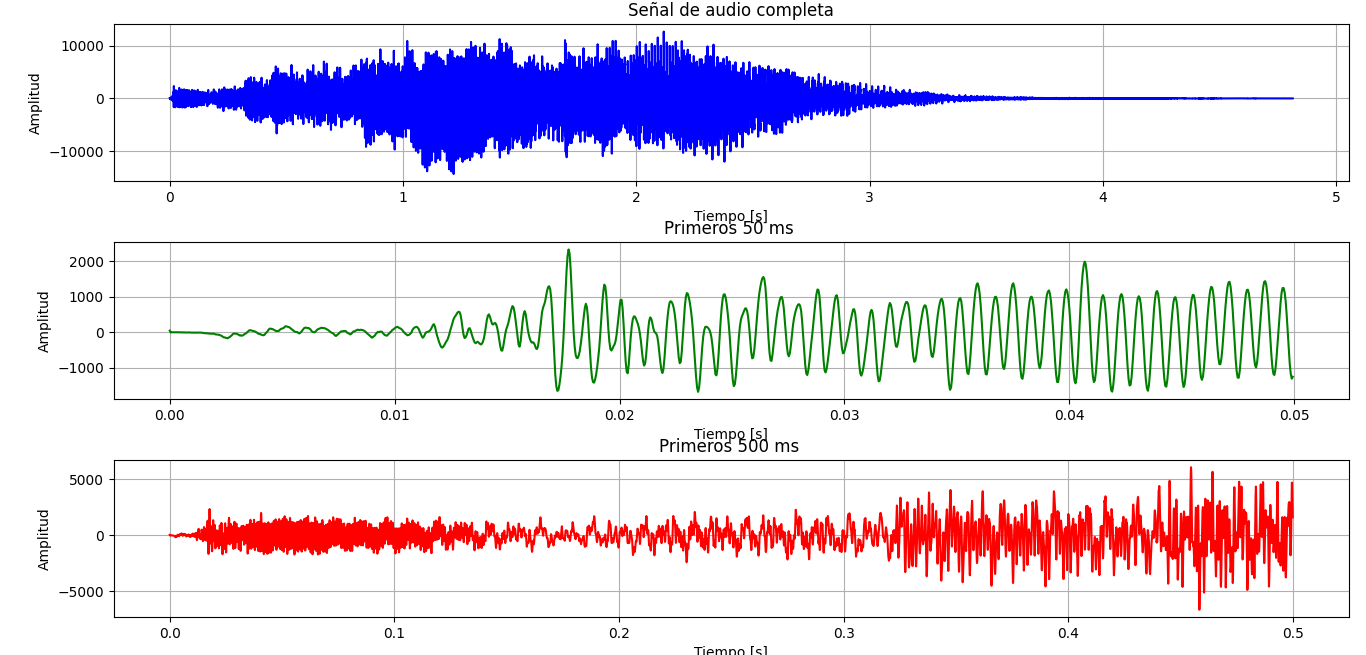

Write the Python code that produced this figure.
import numpy as np
import matplotlib.pyplot as plt
from scipy.io import wavfile

def analizar_y_graficar_audio(ruta_archivo):
    # 1. Leer el archivo
    # fs es la frecuencia de muestreo (sample rate)
    # data contiene las muestras del audio
    fs, data = wavfile.read(ruta_archivo)

    # 2. Obtener la frecuencia de muestreo
    print(f"--- Análisis de: {ruta_archivo} ---")
    print(f"2. Frecuencia de muestreo: {fs} Hz")

    # Determinar si es Mono o Estéreo
    if len(data.shape) == 1:
        canales = 1
        print("El audio es Mono (1 canal).")
    else:
        canales = data.shape[1]
        print(f"El audio es Estéreo ({canales} canales).")

    # 3. Obtener la cantidad total de muestras
    muestras_totales = data.shape[0]
    print(f"3. Cantidad total de muestras: {muestras_totales}")

    # 4. Calcular la duración del audio (Duración = Muestras / Frecuencia de muestreo)
    duracion = muestras_totales / fs
    print(f"4. Duración del audio: {duracion:.3f} segundos")

    # Crear el vector de tiempo en segundos para el eje X
    tiempo = np.linspace(0., duracion, muestras_totales)

    # Configurar los gráficos (creamos una figura con 3 subgráficos)
    # Si es estéreo, graficaremos solo el canal izquierdo (canal 0) para simplificar la vista, 
    # pero mostraremos ambos en el primer gráfico si lo deseas.
    
    # Para manejar estéreo en los gráficos de forma sencilla:
    if canales == 2:
        # Extraemos el canal 1 (izquierdo) y el canal 2 (derecho)
        canal_izq = data[:, 0]
        canal_der = data[:, 1]
        señal_a_graficar = canal_izq # Usaremos el izquierdo para los recortes
        titulo_extra = "(Canal Izquierdo)"
    else:
        señal_a_graficar = data
        titulo_extra = ""

    plt.figure(figsize=(12, 10))

    # --- 5. Graficar la señal completa ---
    plt.subplot(3, 1, 1)
    if canales == 2:
        plt.plot(tiempo, canal_izq, label="Canal Izquierdo", color='blue', alpha=0.7)
        plt.plot(tiempo, canal_der, label="Canal Derecho", color='orange', alpha=0.7)
        plt.legend()
    else:
        plt.plot(tiempo, señal_a_graficar, color='blue')
    plt.title("Señal de audio completa")
    plt.xlabel("Tiempo [s]")
    plt.ylabel("Amplitud")
    plt.grid(True)

    # --- 6. Graficar únicamente los primeros 50 ms (0.05 segundos) ---
    muestras_50ms = int(0.05 * fs)
    # Verificamos que el audio dure al menos 50ms
    if muestras_totales >= muestras_50ms:
        plt.subplot(3, 1, 2)
        plt.plot(tiempo[:muestras_50ms], señal_a_graficar[:muestras_50ms], color='green')
        plt.title(f"Primeros 50 ms {titulo_extra}")
        plt.xlabel("Tiempo [s]")
        plt.ylabel("Amplitud")
        plt.grid(True)

    # --- 7. Graficar únicamente los primeros 500 ms (0.5 segundos) ---
    muestras_500ms = int(0.5 * fs)
    # Verificamos que el audio dure al menos 500ms
    if muestras_totales >= muestras_500ms:
        plt.subplot(3, 1, 3)
        plt.plot(tiempo[:muestras_500ms], señal_a_graficar[:muestras_500ms], color='red')
        plt.title(f"Primeros 500 ms {titulo_extra}")
        plt.xlabel("Tiempo [s]")
        plt.ylabel("Amplitud")
        plt.grid(True)

    plt.tight_layout(h_pad=2.0)
    plt.show()

if __name__ == "__main__":
    # ¡CAMBIA ESTE NOMBRE POR EL DE TU ARCHIVO DESCARGADO!
    nombre_archivo = "Windows_XP_Startup.wav" 
    
    try:
        analizar_y_graficar_audio(nombre_archivo)
    except FileNotFoundError:
        print(f"Error: No se encontró el archivo '{nombre_archivo}'. Asegúrate de que esté en la misma carpeta que este script.")
